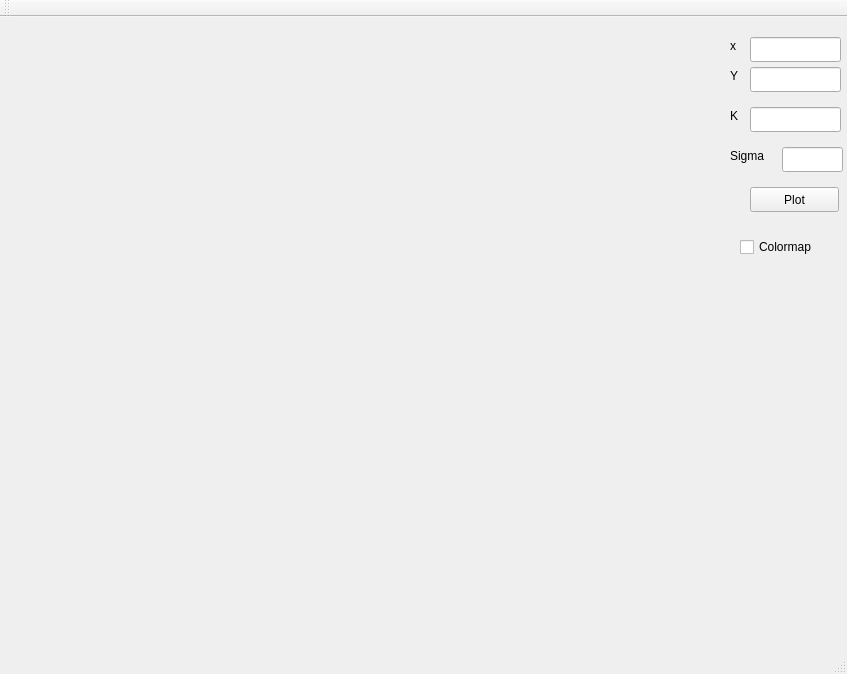
<?xml version="1.0" encoding="UTF-8"?>
<ui version="4.0">
 <class>MainWindow</class>
 <widget class="QMainWindow" name="MainWindow">
  <property name="geometry">
   <rect>
    <x>0</x>
    <y>0</y>
    <width>847</width>
    <height>674</height>
   </rect>
  </property>
  <property name="windowTitle">
   <string>MainWindow</string>
  </property>
  <widget class="QWidget" name="centralWidget">
   <widget class="QCustomPlot" name="customPlot" native="true">
    <property name="geometry">
     <rect>
      <x>10</x>
      <y>0</y>
      <width>600</width>
      <height>600</height>
     </rect>
    </property>
   </widget>
   <widget class="QPushButton" name="pushButton">
    <property name="geometry">
     <rect>
      <x>750</x>
      <y>170</y>
      <width>89</width>
      <height>25</height>
     </rect>
    </property>
    <property name="text">
     <string>Plot</string>
    </property>
   </widget>
   <widget class="QLineEdit" name="u_x_value">
    <property name="geometry">
     <rect>
      <x>750</x>
      <y>50</y>
      <width>91</width>
      <height>25</height>
     </rect>
    </property>
   </widget>
   <widget class="QLineEdit" name="u_y_value">
    <property name="geometry">
     <rect>
      <x>750</x>
      <y>20</y>
      <width>91</width>
      <height>25</height>
     </rect>
    </property>
   </widget>
   <widget class="QLabel" name="label">
    <property name="geometry">
     <rect>
      <x>730</x>
      <y>20</y>
      <width>67</width>
      <height>17</height>
     </rect>
    </property>
    <property name="text">
     <string>x</string>
    </property>
   </widget>
   <widget class="QLabel" name="label_2">
    <property name="geometry">
     <rect>
      <x>730</x>
      <y>50</y>
      <width>67</width>
      <height>17</height>
     </rect>
    </property>
    <property name="text">
     <string>Y</string>
    </property>
   </widget>
   <widget class="QLineEdit" name="k_value">
    <property name="geometry">
     <rect>
      <x>750</x>
      <y>90</y>
      <width>91</width>
      <height>25</height>
     </rect>
    </property>
   </widget>
   <widget class="QLineEdit" name="sigma_value">
    <property name="geometry">
     <rect>
      <x>782</x>
      <y>130</y>
      <width>61</width>
      <height>25</height>
     </rect>
    </property>
   </widget>
   <widget class="QLabel" name="label_3">
    <property name="geometry">
     <rect>
      <x>730</x>
      <y>90</y>
      <width>67</width>
      <height>17</height>
     </rect>
    </property>
    <property name="text">
     <string>K</string>
    </property>
   </widget>
   <widget class="QLabel" name="label_4">
    <property name="geometry">
     <rect>
      <x>730</x>
      <y>130</y>
      <width>67</width>
      <height>17</height>
     </rect>
    </property>
    <property name="text">
     <string>Sigma</string>
    </property>
   </widget>
   <widget class="QCheckBox" name="checkBox">
    <property name="geometry">
     <rect>
      <x>740</x>
      <y>220</y>
      <width>101</width>
      <height>20</height>
     </rect>
    </property>
    <property name="text">
     <string>Colormap</string>
    </property>
   </widget>
  </widget>
  <widget class="QMenuBar" name="menuBar">
   <property name="geometry">
    <rect>
     <x>0</x>
     <y>0</y>
     <width>847</width>
     <height>19</height>
    </rect>
   </property>
  </widget>
  <widget class="QToolBar" name="mainToolBar">
   <attribute name="toolBarArea">
    <enum>TopToolBarArea</enum>
   </attribute>
   <attribute name="toolBarBreak">
    <bool>false</bool>
   </attribute>
  </widget>
  <widget class="QStatusBar" name="statusBar"/>
 </widget>
 <layoutdefault spacing="6" margin="11"/>
 <customwidgets>
  <customwidget>
   <class>QCustomPlot</class>
   <extends>QWidget</extends>
   <header location="global">qcustomplot.h</header>
   <container>1</container>
  </customwidget>
 </customwidgets>
 <resources/>
 <connections/>
</ui>
